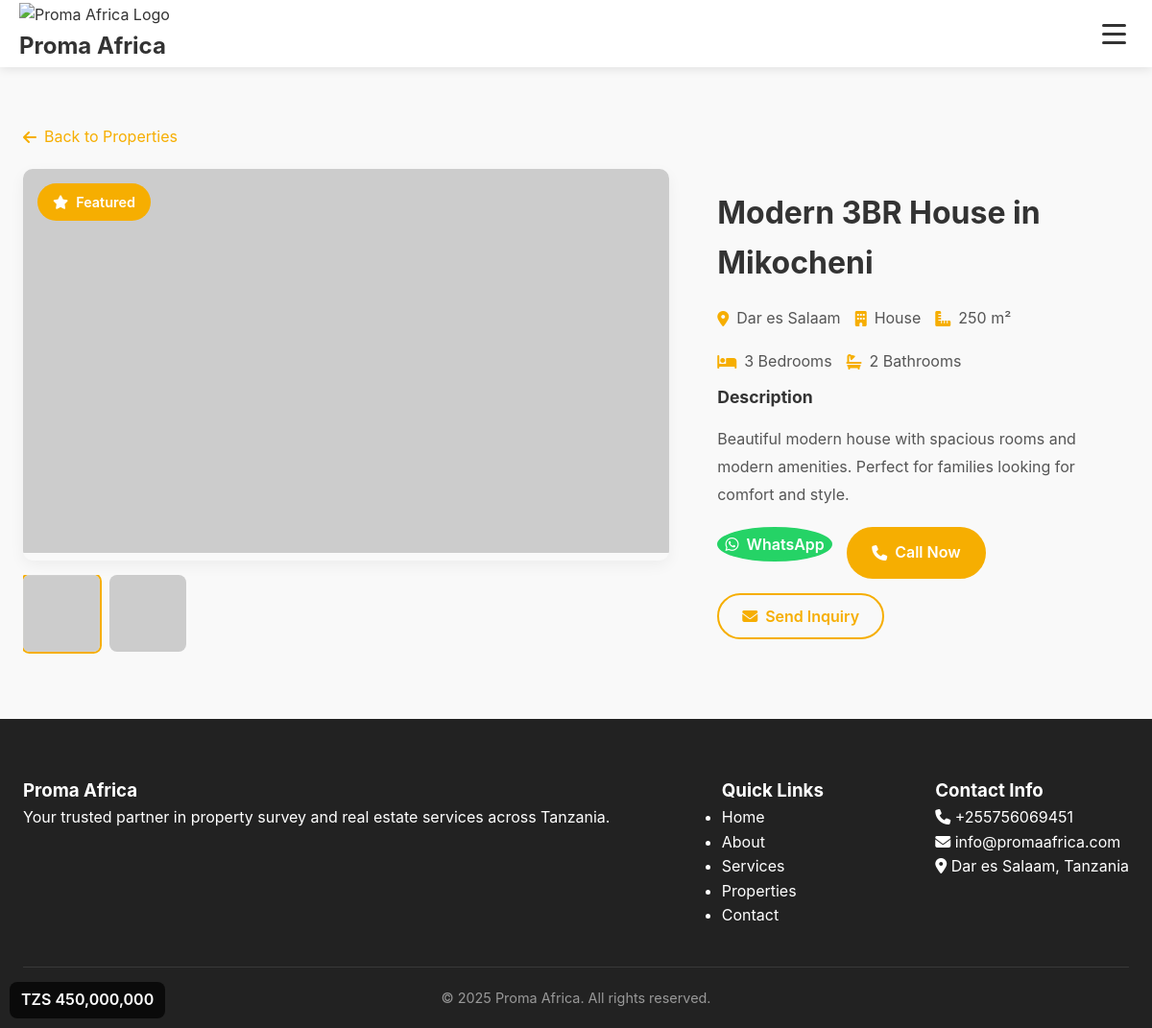
The app's page /sales.php?view=1 with its own data.
### tables this page shows
CREATE TABLE IF NOT EXISTS properties (
    id INT AUTO_INCREMENT PRIMARY KEY,
    title VARCHAR(255) NOT NULL,
    description TEXT,
    property_type ENUM('house', 'apartment', 'land', 'commercial') NOT NULL,
    location VARCHAR(255) NOT NULL,
    price DECIMAL(15,2) NOT NULL,
    bedrooms INT DEFAULT 0,
    bathrooms INT DEFAULT 0,
    area DECIMAL(10,2) DEFAULT 0,
    images JSON,
    featured BOOLEAN DEFAULT FALSE,
    status ENUM('available', 'sold', 'pending') DEFAULT 'available',
    views INT DEFAULT 0,
    created_at TIMESTAMP DEFAULT CURRENT_TIMESTAMP,
    updated_at TIMESTAMP DEFAULT CURRENT_TIMESTAMP ON UPDATE CURRENT_TIMESTAMP
);

### sales.php (the view, shortened to what this page needs)
<?php
$db = Database::getInstance();
$pdo = $db->getConnection();
function isMobileDevice() {
    $userAgent = $_SERVER['HTTP_USER_AGENT'] ?? '';
    $mobileKeywords = ['Mobile', 'Android', 'iPhone', 'iPad', 'Windows Phone', 'BlackBerry'];
    return false;
}
$isMobile = isMobileDevice();
$page = max(1, intval($_GET['page'] ?? 1));
$per_page = $isMobile ? 6 : 12;
$view_property = null;
if (isset($_GET['view']) && is_numeric($_GET['view'])) {
    try {
        $stmt = $pdo->prepare("SELECT * FROM properties WHERE id = ? AND status = 'available'");
        $stmt->execute([$_GET['view']]);
        $view_property = $stmt->fetch();
    } catch(PDOException $e) {
        error_log("Error fetching property: " . $e->getMessage());
    }
}
try {
    $conditions = ["status = 'available'"];
    $params = [];
    $where_clause = implode(' AND ', $conditions);
    $order_by = "featured DESC, created_at DESC";
    $offset = ($page - 1) * $per_page;
    $sql = "SELECT * FROM properties WHERE $where_clause ORDER BY $order_by LIMIT $per_page OFFSET $offset";
    $stmt = $pdo->prepare($sql);
    $stmt->execute($params);
    $properties = $stmt->fetchAll();
    $settings_stmt = $pdo->query("SELECT setting_key, setting_value FROM settings");
    $settings = $settings_stmt->fetchAll(PDO::FETCH_KEY_PAIR);
} catch(PDOException $e) {
    $properties = [];
    $locations = [];
    $types = [];
    $total_properties = 0;
    $total_pages = 0;
    $settings = [];
    error_log("Database error in sales.php: " . $e->getMessage());
}
function getResponsiveImageUrl($imagePath, $size = 'medium') {
    return "https://via.placeholder.com/400x250/f6ae01/000000?text=Property+Image";
}
function formatPrice($price, $currency = 'TZS', $mobile = false) {
    $symbol = $currency === '$' ? '$' : 'TZS ';
    return $symbol . number_format($price);
}
function getDisplayPhone($property, $settings) {
    return $settings['contact_phone'] ?? '+255756069451';
}
?>
<!DOCTYPE html>
<html lang="en">
<head>
    <link rel="stylesheet" href="https://cdnjs.cloudflare.com/ajax/libs/font-awesome/6.4.0/css/all.min.css">
    <link rel="stylesheet" href="styles.css">
    <link rel="stylesheet" href="sales-styles.css">
</head>
<body>
    <nav class="navbar">
        <div class="container">
            <a href="index.php" class="logo">
                <img src="2.png" alt="Proma Africa Logo">
                <div class="logo-text">
                    <h1>Proma Africa</h1>
                </div>
            </a>
            <div class="hamburger-menu">
                <button class="menu-icon" id="mobileMenuToggle" aria-label="Toggle mobile menu">
                    <span></span>
                    <span></span>
                    <span></span>
                </button>
            </div>
        </div>
    </nav>
    <?php if ($view_property): ?>
        <section class="property-detail">
            <div class="container">
                <div class="breadcrumb">
                    <a href="sales.php"><i class="fas fa-arrow-left"></i> Back to Properties</a>
                </div>
                <div class="property-detail-grid">
                    <div class="property-images-section">
                        <?php
                        $images = json_decode($view_property['images'], true);
                        if (is_array($images) && !empty($images)):
                        ?>
                            <div class="main-image-container">
                                <img id="mainImage" src="<?php echo getResponsiveImageUrl($images[0]); ?>"
                                     alt="<?php echo htmlspecialchars($view_property['title']); ?>"
                                     loading="eager">
                                <?php if ($view_property['featured']): ?>
                                    <div class="featured-badge">
                                        <i class="fas fa-star"></i> Featured
                                    </div>
                                <?php endif; ?>
                            </div>
                            <?php if (count($images) > 1): ?>
                                <div class="image-thumbnails">
                                    <?php foreach ($images as $index => $image): ?>
                                        <img src="<?php echo getResponsiveImageUrl($image); ?>"
                                             alt="Property Image <?php echo $index + 1; ?>"
                                             onclick="changeMainImage('<?php echo getResponsiveImageUrl($image); ?>')"
                                             class="thumbnail <?php echo $index === 0 ? 'active' : ''; ?>"
                                             loading="lazy">
                                    <?php endforeach; ?>
                                </div>
                            <?php endif; ?>
                        <?php endif; ?>
                    </div>
                    <div class="property-info-section">
                        <div class="property-header">
                            <h1><?php echo htmlspecialchars($view_property['title']); ?></h1>
                            <div class="property-price">
                                <?php echo formatPrice($view_property['price'], $view_property['currency'] ?? 'TZS', $isMobile); ?>
                            </div>
                        </div>
                        <div class="property-meta">
                            <div class="meta-item">
                                <i class="fas fa-map-marker-alt"></i>
                                <span><?php echo htmlspecialchars($view_property['location']); ?></span>
                            </div>
                            <div class="meta-item">
                                <i class="fas fa-building"></i>
                                <span><?php echo ucfirst(htmlspecialchars($view_property['property_type'])); ?></span>
                            </div>
                            <?php if ($view_property['area'] > 0): ?>
                                <div class="meta-item">
                                    <i class="fas fa-ruler-combined"></i>
                                    <span><?php echo number_format($view_property['area']); ?> m²</span>
                                </div>
                            <?php endif; ?>
                        </div>
                        <?php if ($view_property['bedrooms'] > 0 || $view_property['bathrooms'] > 0): ?>
                            <div class="property-features">
                                <?php if ($view_property['bedrooms'] > 0): ?>
                                    <div class="feature">
                                        <i class="fas fa-bed"></i>
                                        <span><?php echo $view_property['bedrooms']; ?> Bedroom<?php echo $view_property['bedrooms'] > 1 ? 's' : ''; ?></span>
                                    </div>
                                <?php endif; ?>
                                <?php if ($view_property['bathrooms'] > 0): ?>
                                    <div class="feature">
                                        <i class="fas fa-bath"></i>
                                        <span><?php echo $view_property['bathrooms']; ?> Bathroom<?php echo $view_property['bathrooms'] > 1 ? 's' : ''; ?></span>
                                    </div>
                                <?php endif; ?>
                            </div>
                        <?php endif; ?>
                        <?php if (!empty($view_property['description'])): ?>
                            <div class="property-description">
                                <h3>Description</h3>
                                <p><?php echo nl2br(htmlspecialchars($view_property['description'])); ?></p>
                            </div>
                        <?php endif; ?>
                        <div class="contact-actions">
                            <a href="https://wa.me/<?php echo $settings['whatsapp_number'] ?? '255756069451'; ?>?text=Hi%2C%20I%27m%20interested%20in%20<?php echo urlencode($view_property['title']); ?>"
                               class="btn-contact btn-whatsapp" target="_blank">
                                <i class="fab fa-whatsapp"></i>
                                WhatsApp
                            </a>
                            <a href="tel:<?php echo getDisplayPhone($view_property, $settings); ?>"
                               class="btn-contact btn-call">
                                <i class="fas fa-phone"></i>
                                Call Now
                            </a>
                            <button onclick="openInquiryModal(<?php echo $view_property['id']; ?>, '<?php echo addslashes($view_property['title']); ?>')"
                                    class="btn-contact btn-inquire">
                                <i class="fas fa-envelope"></i>
                                Send Inquiry
                            </button>
                        </div>
                    </div>
                </div>
            </div>
        </section>
    <?php endif; ?>
    <footer class="footer">
        <div class="container">
            <div class="footer-content">
                <div class="footer-section">
                    <h3>Proma Africa</h3>
                    <p>Your trusted partner in property survey and real estate services across Tanzania.</p>
                </div>
                <div class="footer-section">
                    <h3>Quick Links</h3>
                    <ul>
                        <li><a href="index.php">Home</a></li>
                        <li><a href="about.php">About</a></li>
                        <li><a href="services.php">Services</a></li>
                        <li><a href="sales.php">Properties</a></li>
                        <li><a href="contact.php">Contact</a></li>
                    </ul>
                </div>
                <div class="footer-section">
                    <h3>Contact Info</h3>
                    <p><i class="fas fa-phone"></i> <?php echo $settings['contact_phone'] ?? '+255 756 069 451'; ?></p>
                    <p><i class="fas fa-envelope"></i> <?php echo $settings['contact_email'] ?? 'info@promaafrica.com'; ?></p>
                    <p><i class="fas fa-map-marker-alt"></i> <?php echo $settings['company_address'] ?? 'Dar es Salaam, Tanzania'; ?></p>
                </div>
            </div>
            <div class="footer-bottom">
                <p>&copy; <?php echo date('Y'); ?> Proma Africa. All rights reserved.</p>
            </div>
        </div>
    </footer>
</body>
</html>

### styles.css (style rules this page uses)
:root { --primary-color: #f6ae01; --primary-hover: #e29f01; --secondary-color: #0056b3; --text-dark: #333; --text-medium: #555; --text-light: #777; --bg-light: #f9f9f9; --bg-white: #fff; --shadow-sm: 0 2px 6px rgba(0, 0, 0, 0.1); --shadow-md: 0 5px 15px rgba(0, 0, 0, 0.05); --shadow-lg: 0 15px 30px rgba(0, 0, 0, 0.1); --border-radius-sm: 5px; --border-radius-md: 8px; --border-radius-lg: 10px; --border-radius-xl: 50px; --transition-fast: 0.2s ease; --transition-normal: 0.3s ease; --transition-slow: 0.4s ease; --font-size-xs: 0.8rem; --font-size-sm: 0.9rem; --font-size-md: 1rem; --font-size-lg: 1.1rem; --font-size-xl: 1.5rem; --font-size-2xl: 2rem; --font-size-3xl: 2.5rem; --font-size-4xl: 3rem; --spacing-xs: 5px; --spacing-sm: 10px; --spacing-md: 15px; --spacing-lg: 20px; --spacing-xl: 30px; --spacing-2xl: 40px; --spacing-3xl: 60px; --container-padding: 20px; --header-height: 70px; }
* { margin: 0; padding: 0; box-sizing: border-box; }
body { font-family: -apple-system, BlinkMacSystemFont, "Segoe UI", Roboto, Oxygen, Ubuntu, Cantarell, "Open Sans", "Helvetica Neue", sans-serif; line-height: 1.6; color: var(--text-dark); overflow-x: hidden; -webkit-font-smoothing: antialiased; -moz-osx-font-smoothing: grayscale; touch-action: manipulation; }
img { max-width: 100%; height: auto; }
a { text-decoration: none; color: inherit; transition: color var(--transition-normal); }
button { cursor: pointer; font-family: inherit; }
.container { width: 100%; max-width: 1200px; margin: 0 auto; padding: 0 var(--container-padding); }
.navbar { position: fixed; top: 0; left: 0; width: 100%; background-color: rgba(255, 255, 255, 0.95); box-shadow: 0 2px 10px rgba(0, 0, 0, 0.1); z-index: 1000; transition: all 0.3s ease; backdrop-filter: blur(10px); -webkit-backdrop-filter: blur(10px); height: var(--header-height); }
.navbar .container { display: flex; justify-content: space-between; align-items: center; padding: 15px var(--container-padding); height: 100%; }
.logo { margin-right: 15px; }
.logo img { height: 50px; width: auto; }
.hamburger-menu { position: relative; }
.menu-icon { cursor: pointer; font-size: 1.5rem; color: var(--text-dark); display: flex; flex-direction: column; align-items: center; justify-content: center; width: 40px; height: 40px; border-radius: 50%; transition: background-color 0.3s ease; background: none; border: none; padding: 0; }
.menu-icon span { width: 25px; height: 3px; background: var(--text-dark); margin: 3px 0; border-radius: 2px; transition: var(--transition-normal); display: block; }
.container { max-width: 1200px; margin: 0 auto; padding: var(--container-padding); }
.footer { background-color: #222; color: var(--bg-white); padding: var(--spacing-3xl) 0 var(--spacing-lg); }
.footer-content { display: flex; flex-wrap: wrap; justify-content: space-between; gap: var(--spacing-2xl); margin-bottom: var(--spacing-2xl); }
.footer-bottom { text-align: center; padding-top: var(--spacing-lg); border-top: 1px solid rgba(255, 255, 255, 0.1); font-size: var(--font-size-sm); color: #999; }
.container { max-width: 1200px; margin: 0 auto; padding: 0 1.5rem; }

### records on screen
properties: title "Modern 3BR House in Mikocheni", price "TZS 450,000,000", location "Dar es Salaam", property_type "House", area "250", bedrooms "3", bathrooms "2", description "Beautiful modern house with spacious rooms and modern amenities. Perfect for families looking for comfort and style."

### other values on screen
$settings['contact_phone'] "+255756069451"
$settings['contact_email'] "info@promaafrica.com"
$settings['company_address'] "Dar es Salaam, Tanzania"
